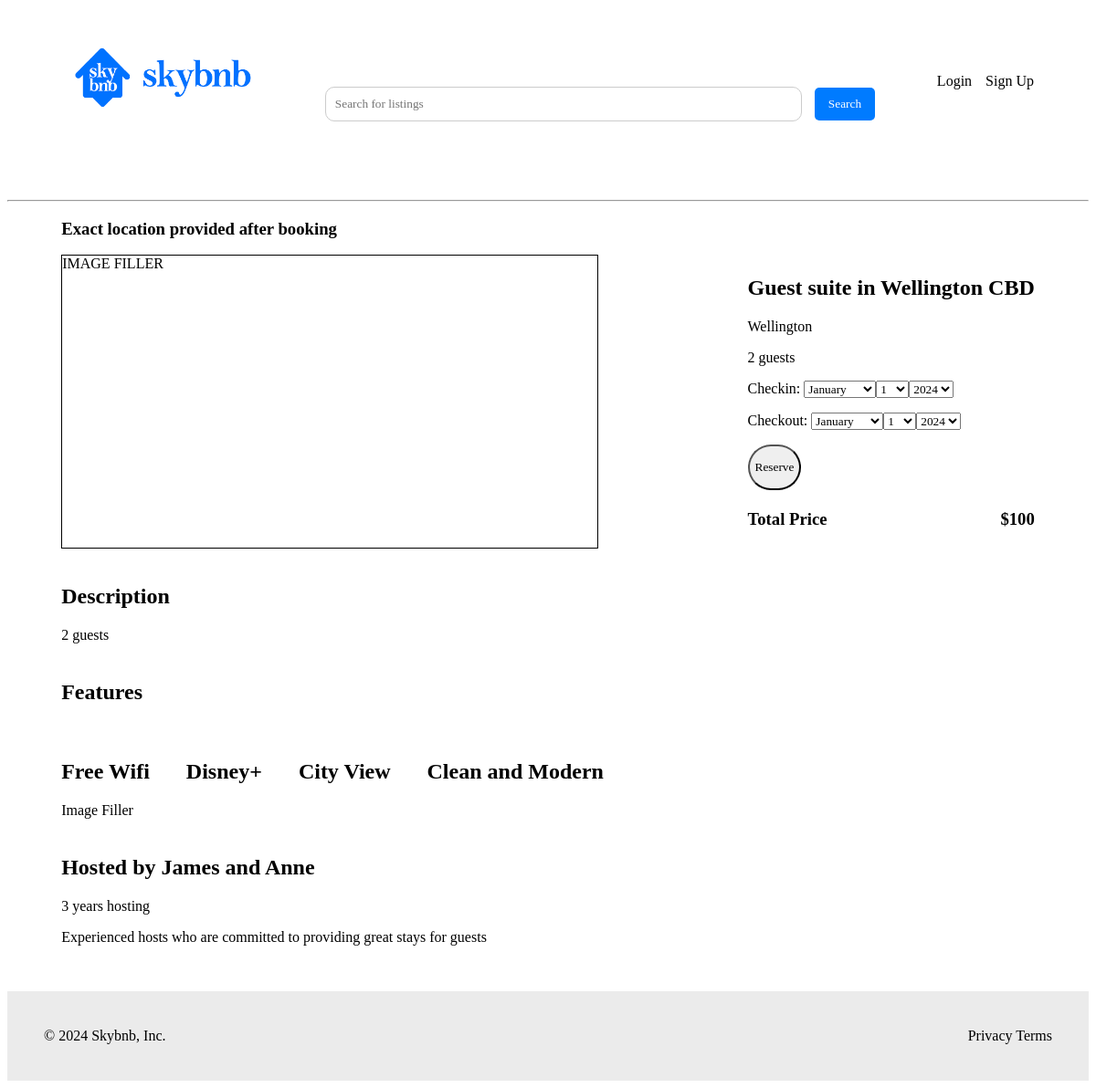
Page /stays/2 on the committed database.
### stays/models.py (models this page shows, shortened)
class Stay(models.Model):
    title = models.CharField(max_length=255)
    price = models.IntegerField()
    location = models.CharField(max_length=255)
    host = models.ForeignKey(Host, on_delete=models.PROTECT, related_name='host')
    guests = models.IntegerField()
    bedrooms = models.IntegerField()
    bathrooms = models.IntegerField()
    features = models.TextField(max_length=510)
    description = models.TextField(max_length=510)
    address = models.CharField(max_length=255)

### stays/views.py (the view, shortened to what this page needs)
# urls.py: path('stays/<int:pk>', StayDetailView.as_view(), name='stay_detail'),
class StayDetailView(DetailView):
    model = Stay
    template_name = 'stays/stay_detail.html'
    context_object_name = 'stay'
    def get_context_data(self, **kwargs):
        context = super().get_context_data(**kwargs)
        context['form'] = BookingForm()
        return context

### bookings/forms.py
class BookingForm(forms.ModelForm):
    checkin = forms.DateField(widget=forms.SelectDateWidget)
    checkout = forms.DateField(widget=forms.SelectDateWidget)
    class Meta:
        model = Booking
        fields = ['checkin', 'checkout']

### stays/templates/stays/stay_detail.html (shortened to what this page needs)
{% extends 'base.html' %}
{% block content %}
<div id="stay-detail">
    <h3 class="location">Exact location provided after booking</h3>
    <div class="stay-section-1">
        <div class="stay-images">
            IMAGE FILLER
        </div>
        <div class="stay-section-1-info">
            <div>
                <h2>{{ stay.title }}</h2>
                <p>{{ stay.location }}</p>
                <p>{{ stay.guests }} guests</p>
                <form method ="post" action="">
                    {{ form.as_p }}
                    <button type="submit">Reserve</button>
                </form>
            </div>
            <div class="stay-price">
                <h3>Total Price</h3>
                <h3>${{ stay.price }}</h3>
            </div>
        </div>
    </div>
    <div class="stay-description">
        <h2>Description</h2>
        <p>{{ stay.description }}</p>
    </div>
    <div class="stay-features">
        <h2>Features</h2>
        <div>
            <h2>Free Wifi</h2>
            <h2>Disney+</h2>
            <h2>City View</h2>
            <h2>Clean and Modern</h2>
        </div>
    </div>
    <div class="stay-host-details">
        <div class="image">
            Image Filler
        </div>
        <div class="stay-host-info">
            <h2>Hosted by James and Anne</h2>
            <p>3 years hosting</p>
            <p>Experienced hosts who are committed to providing great stays for guests</p>
        </div>
    </div>
</div>
{% endblock %}

### static/css/base.css (style rules this page uses)
* { font-family:Cambria, Cochin, Georgia, Times, 'Times New Roman', serif; }
h2 { text-align: center; }
h2 { padding-top: 20px; }
#stay-detail { width: 90%; margin: auto; }
#stay-detail div h2 { text-align: left; }
.stay-section-1 { display: flex; flex-direction: row; align-items: center; justify-content: space-between; height: 40vh; gap: 20px }
.stay-images { height: 100%; width: 55%; border: solid black 1px; }
.stay-section-1-info { display: flex; justify-content: space-evenly; flex-direction: column; height: 100%; }
.stay-section-1-info button { height: 50px; border-radius: 50px; }
.stay-section-1-info h2 { padding-top: 0; }
.stay-price { display: flex; flex-direction: row; justify-content: space-between; }
.stay-features div { display: flex; gap: 40px; }

### rows in the picture
Stay: title "Guest suite in Wellington CBD", location "Wellington", guests "2", price "100", description "2 guests"
